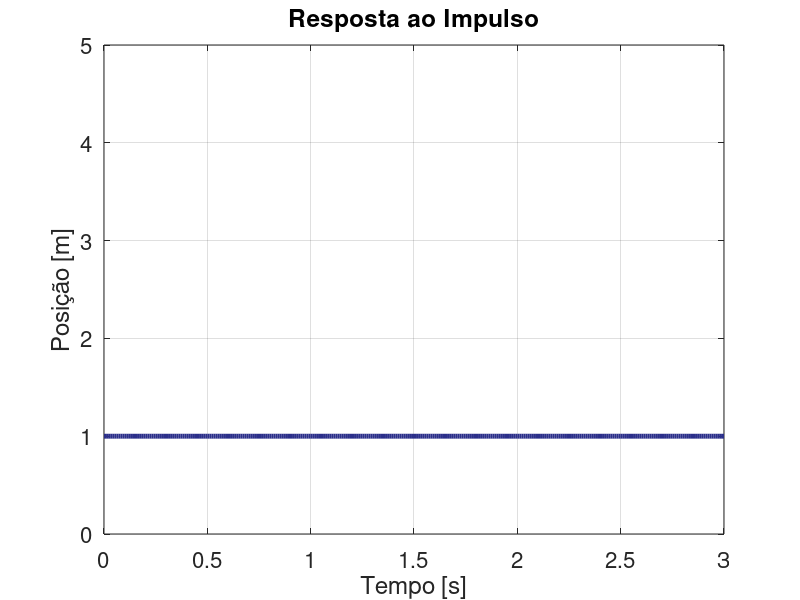
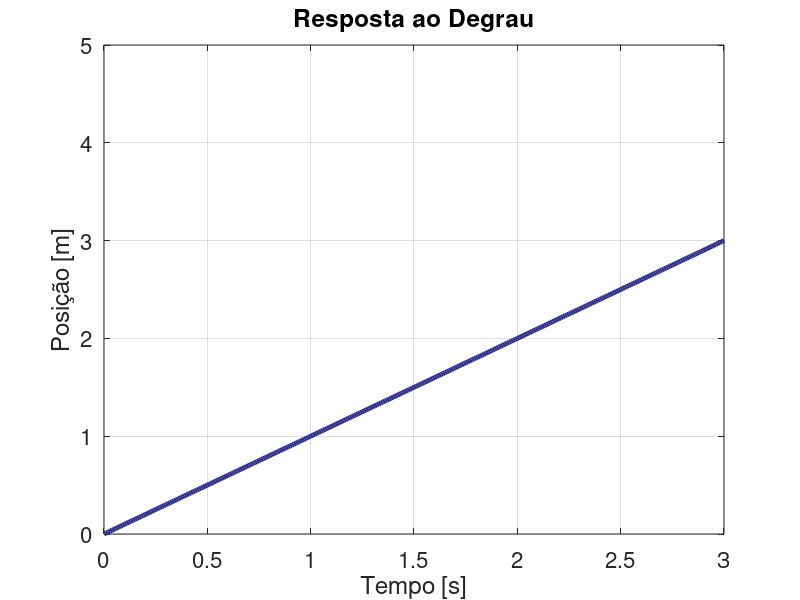
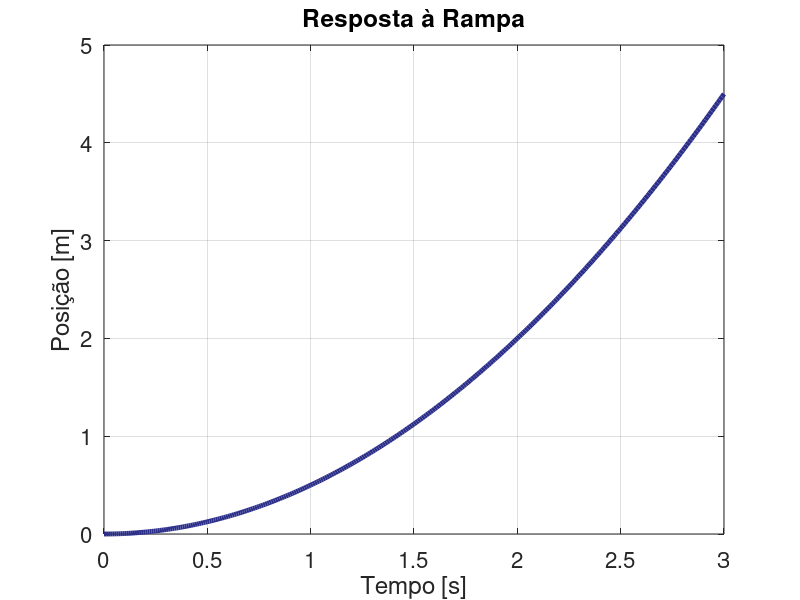
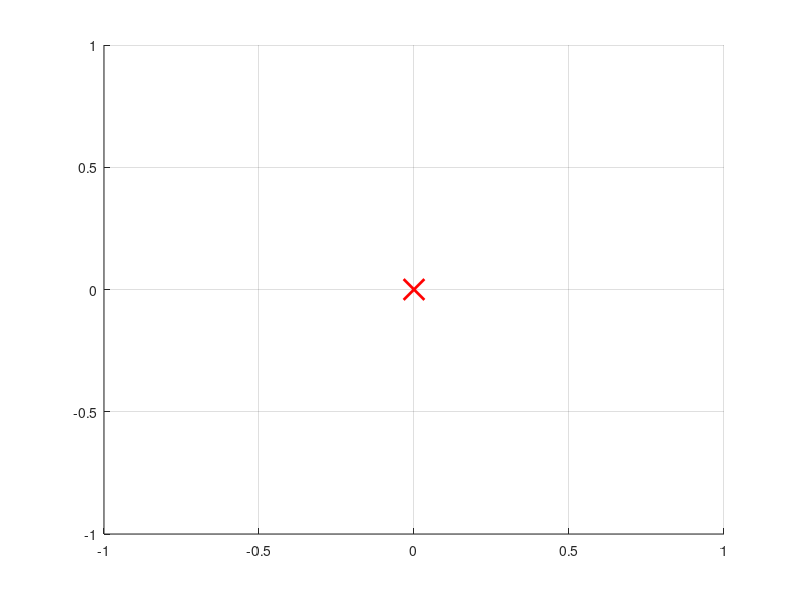

Source code (MATLAB) for these figures, in order: (Note: this script raises an error after producing the figures.)
%Este programa plota a resposta da planta (tartaruga) para algumas entradas
%padrão, utiliadas em projetos de sistemas de controle.
%Função de transferência da planta: 1/s
%Entradas analisadas: impulso, degrau unitário e rampa.

%%%%%%%%%%%%%%%%%%%%%%%%%%%%%%%%%%%%%%%%%%%%%%%%%%%%%%%%%%%%%%%%%%%%%%%%%%%
%INICIALIZAÇÃO
%%%%%%%%%%%%%%%%%%%%%%%%%%%%%%%%%%%%%%%%%%%%%%%%%%%%%%%%%%%%%%%%%%%%%%%%%%%
%Limpando as variáveis e a tela
clear;
close all;
clc;

%Definindo as cores para plotagem
cor1 = [43, 47, 138]*1/255;
cor2 = [178, 89, 94]*1/255;
cor3 = [68, 178, 134]*1/255;
cor4 = [79, 13, 57]*1/255;
cor5 = [16, 202, 115]*1/255;
cor6 = [182, 0, 29]*1/255;
cor7 = [49, 217, 76]*1/255;
cor8 = [0, 127, 195]*1/255;
cor9 = [0, 0, 0]*1/255;
cor10 = [0, 138, 0]*1/255;
cor11 = [179, 57, 81]*1/255;

%Tempo de simulação
t = 0:0.01:3; 

%Criando a função de transferência da planta
num = 1;
den = [1 0];
G = tf(num,den);

fprintf('Função de Transferência:\n');
display(G);

%%%%%%%%%%%%%%%%%%%%%%%%%%%%%%%%%%%%%%%%%%%%%%%%%%%%%%%%%%%%%%%%%%%%%%%%%%%
%RESPOSTA AO IMPULSO
%%%%%%%%%%%%%%%%%%%%%%%%%%%%%%%%%%%%%%%%%%%%%%%%%%%%%%%%%%%%%%%%%%%%%%%%%%%
[y,tOut] = impulse(G, t);
figure(1)
plot(tOut, y, 'LineWidth', 3.5, 'Color', cor1);
title('Resposta ao Impulso', 'FontSize', 16);
xlabel('Tempo [s]', 'FontSize', 16);
ylabel('Posição [m]', 'FontSize', 16);
set(gca, 'FontSize', 16);
ylim([0 5]);
xlim([0 t(end)]);
grid on;
print('Figure_1_impulse', '-dpng', '-r300');


%%%%%%%%%%%%%%%%%%%%%%%%%%%%%%%%%%%%%%%%%%%%%%%%%%%%%%%%%%%%%%%%%%%%%%%%%%%
%RESPOSTA AO DEGRAU
%%%%%%%%%%%%%%%%%%%%%%%%%%%%%%%%%%%%%%%%%%%%%%%%%%%%%%%%%%%%%%%%%%%%%%%%%%%
[y,tOut] = step(G, t);
figure(2)
plot(tOut, y, 'LineWidth', 3.5, 'Color', cor1);
title('Resposta ao Degrau','FontSize', 16);
xlabel('Tempo [s]', 'FontSize', 16);
ylabel('Posição [m]', 'FontSize', 16);
set(gca, 'FontSize', 16);
ylim([0 5]);
xlim([0 t(end)]);
grid on;
print('Figure_2_step', '-dpng', '-r300');

%%%%%%%%%%%%%%%%%%%%%%%%%%%%%%%%%%%%%%%%%%%%%%%%%%%%%%%%%%%%%%%%%%%%%%%%%%%
%RESPOSTA À RAMPA
%%%%%%%%%%%%%%%%%%%%%%%%%%%%%%%%%%%%%%%%%%%%%%%%%%%%%%%%%%%%%%%%%%%%%%%%%%%
s = tf('s');
ramp_response = step(G/s, t);
figure(3)
plot(t, ramp_response, 'LineWidth', 3.5, 'Color', cor1);
title('Resposta à Rampa','FontSize', 16);
xlabel('Tempo [s]', 'FontSize', 16);
ylabel('Posição [m]', 'FontSize', 16);
set(gca, 'FontSize', 16);
ylim([0 5]);
xlim([0 t(end)]);
grid on;
print('Figure_3_ramp', '-dpng', '-r300');

%%%%%%%%%%%%%%%%%%%%%%%%%%%%%%%%%%%%%%%%%%%%%%%%%%%%%%%%%%%%%%%%%%%%%%%%%%%
%PLOTANDO OS POLOS E ZEROS
%%%%%%%%%%%%%%%%%%%%%%%%%%%%%%%%%%%%%%%%%%%%%%%%%%%%%%%%%%%%%%%%%%%%%%%%%%%
% Obter os polos e zeros
[p, z] = pzmap(G);

figure(4);
hold on;

% Plotar zeros (se houver)
if ~isempty(z)
    plot(real(z), imag(z), 'o', 'MarkerSize', 10, 'LineWidth', 2, 'DisplayName', 'Zeros','MarkerEdgeColor', 'b', 'MarkerFaceColor', 'b');
end

% Plotar polos com marcador maior
if ~isempty(p)
    plot(real(p), imag(p), 'x', 'MarkerSize', 15, 'LineWidth', 2,'DisplayName', 'Poles', 'Color', 'r');
end

% Adicionar linhas de grade e eixos
grid on;
ax = gca;
ax.XAxisLocation = 'origin';
ax.YAxisLocation = 'origin';

% Grade secundária para melhor visualização
grid minor;
ax.GridAlpha = 0.3;
ax.MinorGridAlpha = 0.1;

% Definir limites dos eixos
xlim([-2, 2]);  % Ajuste conforme necessário
ylim([-1.5, 1.5]);  % Ajuste conforme necessário

% Adicionar rótulos
legend('Location', 'southeast', 'FontSize', 16);
xlabel('Eixo Real (σ)', 'FontSize', 16);
ylabel('Eixo Imaginário (jω)', 'FontSize', 16);
title('Mapa de Polos e Zeros', 'FontSize', 16);
set(gca, 'FontSize', 16);
hold off;
print('Figure_4_poles', '-dpng', '-r300');

%%%%%%%%%%%%%%%%%%%%%%%%%%%%%%%%%%%%%%%%%%%%%%%%%%%%%%%%%%%%%%%%%%%%%%%%%%%
%FINALIZANDO
%%%%%%%%%%%%%%%%%%%%%%%%%%%%%%%%%%%%%%%%%%%%%%%%%%%%%%%%%%%%%%%%%%%%%%%%%%%
%Operação realizada com sucesso
disp('Plotagem realizada com sucesso!')

%Deletando os arquivos .asv
delete *.asv